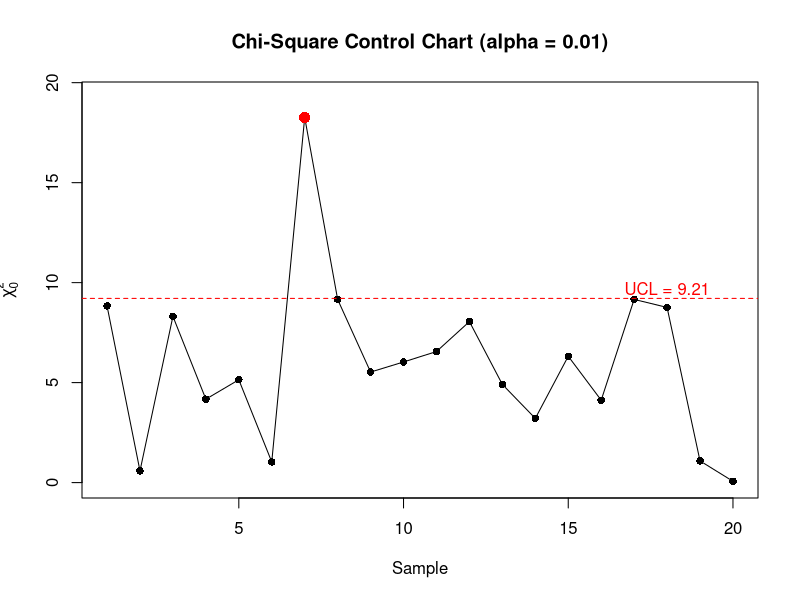
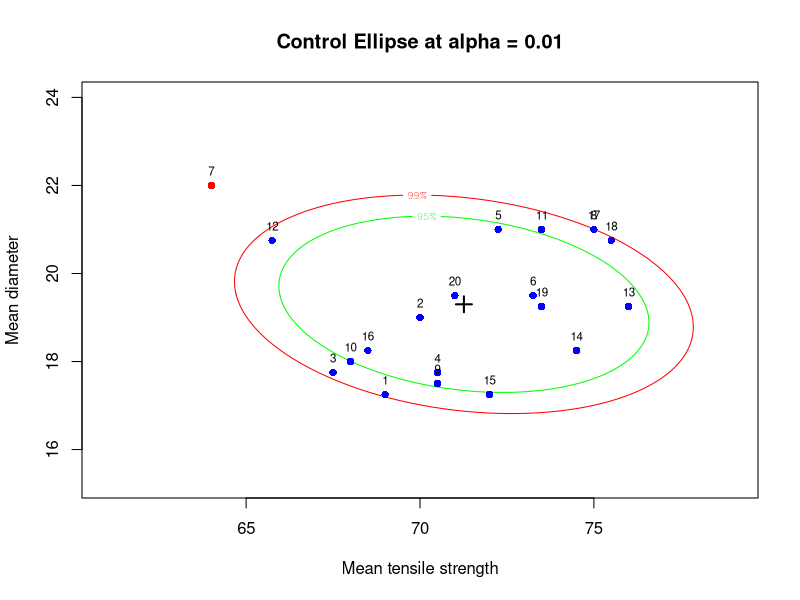

Write the R code that produced these figures, in order.
## ---- chunk 1
# Data for tensile strength (TS)
TS <- matrix(c(
66,70,68,72,
75,60,70,75,
65,70,70,65,
72,70,75,65,
73,74,72,70,
72,74,73,74,
63,62,65,66,
75,84,75,66,
65,69,77,71,
70,68,67,67,
80,75,70,69,
68,65,80,50,
74,80,76,74,
76,74,75,73,
71,70,74,73,
68,67,70,69,
72,76,75,77,
76,74,75,77,
72,74,73,75,
72,68,74,70
), ncol=4, byrow=TRUE)

# Data for diameter (DI)
DI <- matrix(c(
16,18,15,20,
17,22,18,19,
20,18,15,18,
19,20,15,17,
21,21,23,19,
21,19,20,18,
22,20,24,22,
22,20,20,22,
18,16,18,18,
18,17,19,18,
24,18,20,22,
20,21,20,22,
19,17,20,21,
20,17,18,18,
18,16,17,18,
18,16,19,20,
22,19,23,20,
19,23,20,21,
20,18,20,19,
21,19,18,20
), ncol=4, byrow=TRUE)

# Parameters
m <- 20
n <- 4
p <- 2
alpha <- 0.01

# Display the data
TS
DI
## ---- chunk 2
# Sample means
xbar <- cbind(rowMeans(TS), rowMeans(DI))

# Grand mean vector
mu <- colMeans(xbar)

# Display sample means and grand mean
xbar
mu
## ---- chunk 3
# Initialise covariance matrix
S <- matrix(0, 2, 2)

# Calculate covariance matrix for each sample
for (i in 1:m) {
  S <- S + cov(cbind(TS[i, ], DI[i, ]))
}

# Pooled covariance matrix
S <- S/m

# Inverse of pooled covariance matrix
Sinv <- solve(S)

# Display covariance matrix and its inverse
S
Sinv
## ---- chunk 4
# Chi-square statistic for each sample
chi2 <- apply(xbar, 1, function(x) {
  n * t(x-mu) %*% Sinv %*% (x-mu)
})

# Upper control limit
UCL <- qchisq(1-alpha, df=p)

# Lower control limit
LCL <- 0

# Display control limits
UCL
LCL

# Display chi-square statistics and out-of-control status
result <- data.frame(
  Sample = 1:m,
  Chi2 = round(chi2, 3),
  Out = chi2 > UCL
)

result
## ---- chunk 5
# Chi-square control chart
plot(
  1:m, chi2,
  type="o",
  pch=16,
  xlab="Sample",
  ylab=expression(chi[0]^2),
  main="Chi-Square Control Chart (alpha = 0.01)",
  ylim=c(0, max(chi2, UCL)+1)
)

# Add upper control limit
abline(h=UCL, col="red", lty=2)

# Highlight out-of-control samples
points(
  which(chi2 > UCL),
  chi2[chi2 > UCL],
  col="red",
  pch=16,
  cex=1.5
)

# Add UCL label
text(
  m-2, UCL+0.5,
  paste("UCL =", round(UCL,3)),
  col="red"
)
## ---- chunk 6
# Generate grid values
x <- seq(
  min(xbar[,1])-3,
  max(xbar[,1])+3,
  length=200
)

y <- seq(
  min(xbar[,2])-2,
  max(xbar[,2])+2,
  length=200
)

# Calculate chi-square values over the grid
z <- outer(
  x, y,
  Vectorize(function(a,b) {
    d <- c(a,b)-mu
    n*t(d)%*%Sinv%*%d
  })
)

# Contour plot
contour(
  x, y, z,
  levels=c(qchisq(0.95,2), UCL),
  labels=c("95%", "99%"),
  col=c("green","red"),
  xlab="Mean tensile strength",
  ylab="Mean diameter",
  main="Control Ellipse at alpha = 0.01"
)

# Plot sample mean vectors
points(
  xbar,
  pch=16,
  col=ifelse(chi2>UCL,"red","blue")
)

# Add sample numbers
text(
  xbar,
  labels=1:m,
  pos=3,
  cex=0.7
)

# Plot grand mean
points(
  mu[1], mu[2],
  pch=3,
  cex=1.5,
  lwd=2
)
